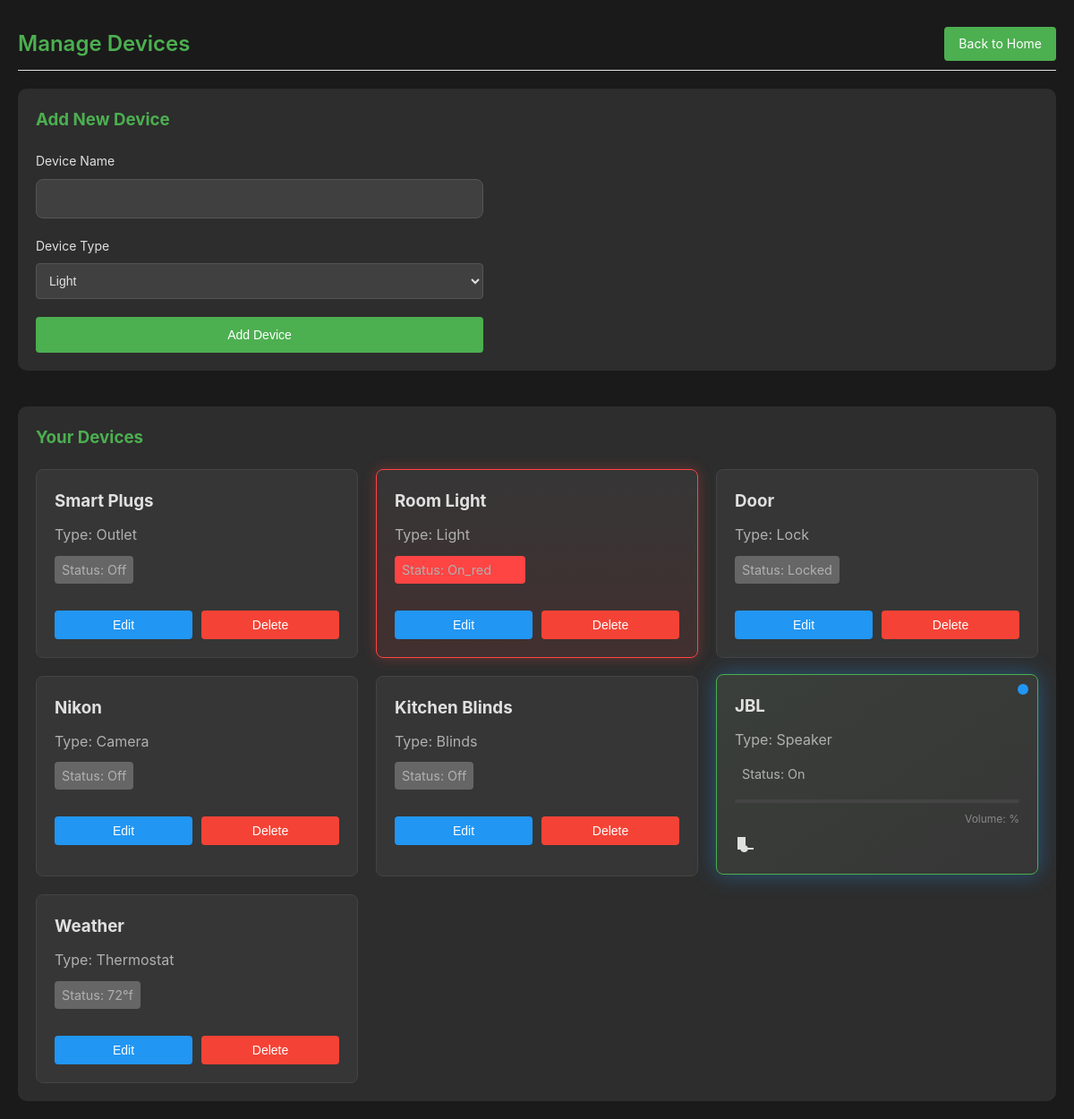
The app's page /devices (signed in) with its own data.
### app.py (models this page shows)
class Device(db.Model):
    id = db.Column(db.Integer, primary_key=True)
    name = db.Column(db.String(80), nullable=False)
    type = db.Column(db.String(50), nullable=False)
    state = db.Column(db.String(50), nullable=False)
    user_id = db.Column(db.Integer, db.ForeignKey('user.id'), nullable=False)

### app.py (the view, shortened to what this page needs)
@app.route('/devices', methods=['GET', 'POST'])
@login_required
def devices():  # Changed from manage_devices to devices
    devices = Device.query.filter_by(user_id=current_user.id).all()
    return render_template('devices.html', devices=devices)

### app.py (called while the page is built)
@login_manager.user_loader
def load_user(user_id):
    return User.query.get(int(user_id))

### templates/devices.html (shortened to what this page needs)
<!DOCTYPE html>
<html lang="en">
<head>
    <link rel="stylesheet" href="{{ url_for('static', filename='css/style.css') }}">
</head>
<body>
    <div class="container">
        <div class="header-section">
            <div class="title-section">
                <h2>Manage Devices</h2>
            </div>
            <div class="nav-buttons">
                <a href="{{ url_for('home') }}" class="nav-button">Back to Home</a>
            </div>
        </div>
        <div class="content">
            <div class="add-device-section">
                <h3>Add New Device</h3>
                <form method="POST" class="add-device-form">
                    <div class="form-group">
                        <label for="name">Device Name</label>
                        <input type="text" id="name" name="name" required>
                    </div>
                    <div class="form-group">
                        <label for="type">Device Type</label>
                        <select id="type" name="type" required>
                            <option value="light">Light</option>
                        </select>
                    </div>
                    <button type="submit" class="btn-primary">Add Device</button>
                </form>
            </div>
            <div class="devices-list">
                <h3>Your Devices</h3>
                <div class="devices-grid">
                    {% for device in devices %}
                    {% if device.type == 'speaker' %}
                    <div class="device-card {{ 'active' if device.state == 'on' or device.state == 'playing' }}
                         {{ 'state-muted' if device.state == 'muted' }}"
                         data-device-id="{{ device.id }}"
                         data-device-type="speaker"
                         data-volume="{{ device.volume if device.volume else 0 }}">
                        <div class="speaker-indicator"></div>
                        <div class="device-info">
                            <h3>{{ device.name }}</h3>
                            <p>Type: Speaker</p>
                            <p class="device-status">Status: {{ device.state|title }}</p>
                            <div class="volume-bar">
                            </div>
                            <div class="volume-level">Volume: {{ device.volume }}%</div>
                            <div class="speaker-icons">
                                <svg class="speaker-icon" viewBox="0 0 24 24">
                                    <path fill="currentColor" d="M12,3V12.26C11.5,12.09 11,12 10.5,12C8.54,12 6.9,13.26 6.28,15H3V3H12M3,17H6.28C6.9,18.74 8.54,20 10.5,20C12.46,20 14.1,18.74 14.72,17H21V15H14.72C14.1,13.26 12.46,12 10.5,12C8.54,12 6.9,13.26 6.28,15H3V17Z"/>
                                </svg>
                            </div>
                        </div>
                    </div>
                    {% else %}
                    <div class="device-card {{ 'active' if device.state == 'on' or device.state == 'playing' or device.state == 'unlocked' }}
                        {{'color-' + device.state.split('_')[1] if device.state.startswith('on_') }}"
                        data-device-id="{{ device.id }}">
                        <div class="device-info">
                            <h3>{{ device.name }}</h3>
                            <p>Type: {{ device.type|title }}</p>
                            <p class="device-status {{ 'status-on' if device.state == 'on' or device.state == 'playing' or device.state == 'unlocked' else 'status-off' }}
                                {{ 'color-' + device.state.split('_')[1] if device.state.startswith('on_') }}">
                                Status: {{ device.state|title }}
                                {% if device.state.startswith('on_') %}
                                <span class="color-indicator {{ device.state.split('_')[1] }}"></span>
                                {% endif %}
                            </p>
                        </div>
                        <div class="device-actions">
                            <button class="btn-edit" onclick="editDevice({{ device.id }})">Edit</button>
                            <button class="btn-delete" onclick="deleteDevice({{ device.id }})">Delete</button>
                        </div>
                    </div>
                    {% endif %}
                    {% endfor %}
                </div>
            </div>
        </div>
    </div>
</body>
</html>

### records on screen
Device: name "Smart Plugs", type "Outlet", state "Off"
Device: name "Room Light", type "Light", state "On_red"
Device: name "Door", type "Lock", state "Locked"
Device: name "Nikon", type "Camera", state "Off"
Device: name "Kitchen Blinds", type "Blinds", state "Off"
Device: name "JBL", state "On"
Device: name "Weather", type "Thermostat", state "72°f"
